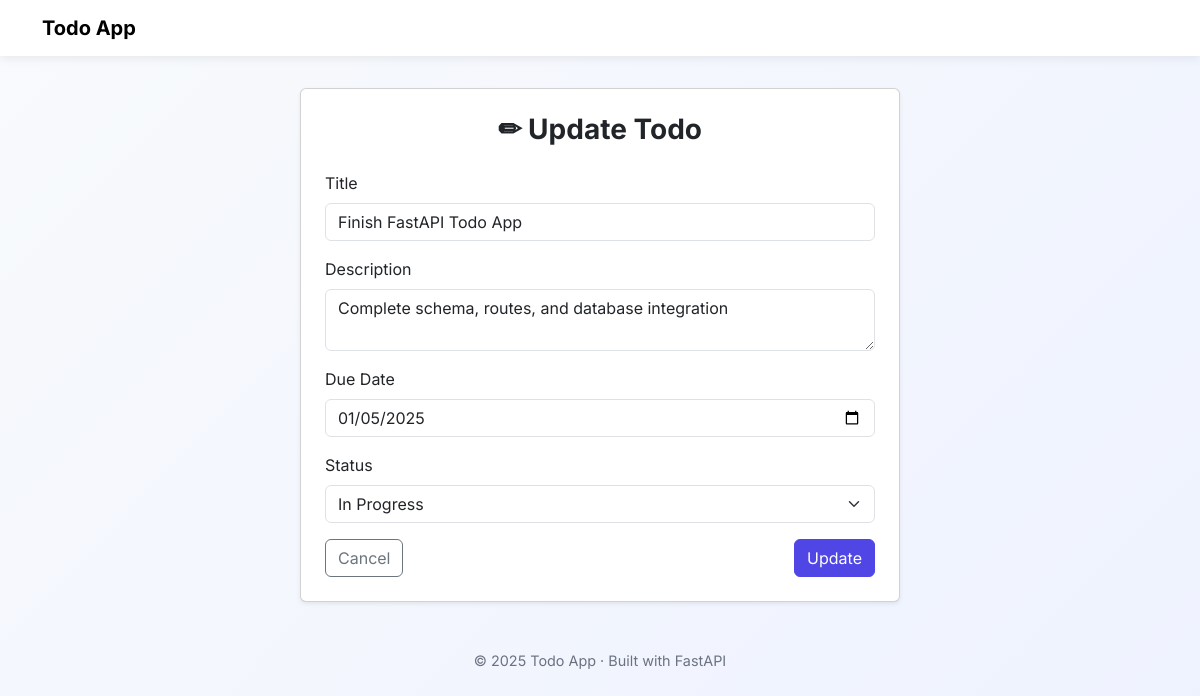
/todos/6/edit, run on an earlier commit of the app's database.
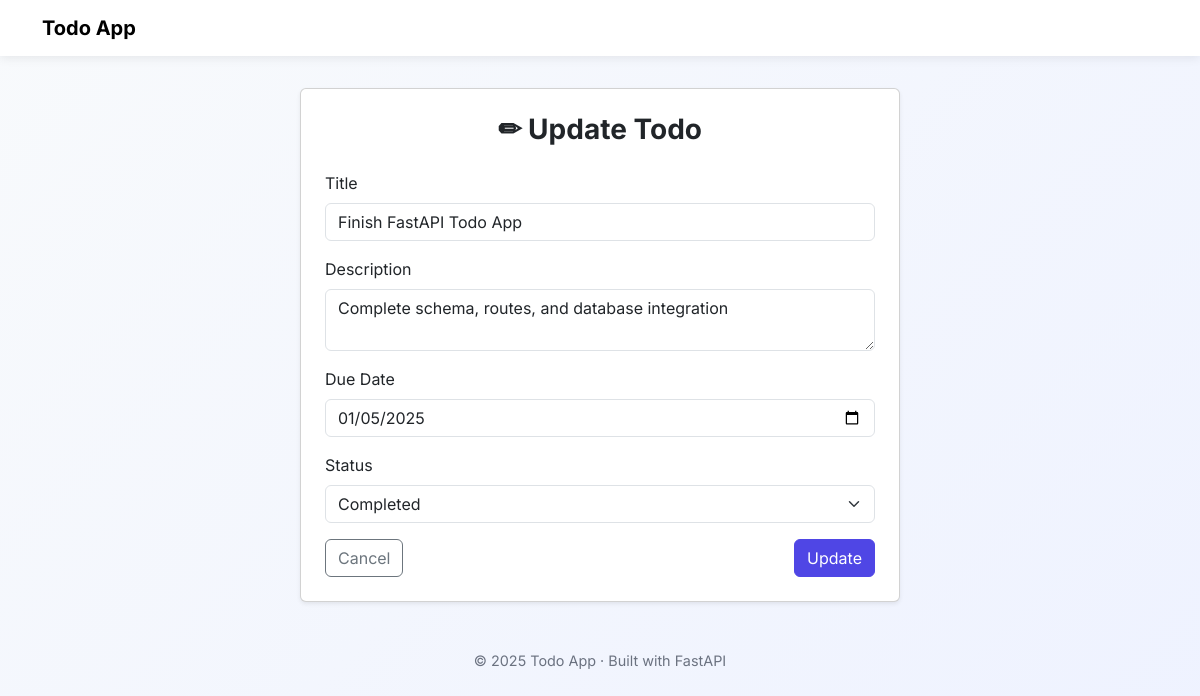
And on a later commit of the database.
### tables this page shows
CREATE TABLE todos (
    id INTEGER PRIMARY KEY AUTOINCREMENT,
    title TEXT NOT NULL,
    description TEXT,
    due_date TEXT,
    status TEXT NOT NULL DEFAULT 'pending',
    created_at TEXT DEFAULT CURRENT_TIMESTAMP,
    updated_at TEXT DEFAULT CURRENT_TIMESTAMP,
    deleted_at TEXT
);

### routers/todos_web_routes.py (the view)
@router.get("/todos/{todo_id}/edit", response_class=HTMLResponse)
def edit_todo_page(
    todo_id: int,
    request: Request,
    connector: DatabaseConnector = Depends(get_sqlite_db_connection)
) -> HTMLResponse:
    todo: dict = TodoModel.get_todo_by_id(todo_id=todo_id, connector=connector)
    return templates.TemplateResponse(
        "todo_update.html",
        {"request": request, "todo": todo}
    )

### templates/todo_update.html
{% extends "base.html" %}
{% block content %}
<div class="container">
    <div class="card shadow-sm mx-auto" style="max-width: 600px;">
        <div class="card-body p-4">
            <h3 class="fw-bold mb-4 text-center">✏ Update Todo</h3>
            <form method="post">
                <div class="mb-3">
                    <label class="form-label">Title</label>
                    <input name="title" class="form-control" required
                           value="{{ todo.title }}">
                </div>
                <div class="mb-3">
                    <label class="form-label">Description</label>
                    <textarea name="description" class="form-control">{{ todo.description }}</textarea>
                </div>
                <div class="mb-3">
                    <label class="form-label">Due Date</label>
                    <input type="date" name="due_date" class="form-control"
                           value="{{ todo.due_date }}">
                </div>
                <div class="mb-3">
                    <label class="form-label">Status</label>
                    <select name="status" class="form-select">
                        {% for s in ['pending','in_progress','completed','cancelled'] %}
                        <option value="{{ s }}"
                                {% if todo.status == s %}selected{% endif %}>
                            {{ s.replace('_',' ').title() }}
                        </option>
                        {% endfor %}
                    </select>
                </div>
                <div class="d-flex justify-content-between">
                    <a href="/" class="btn btn-outline-secondary">Cancel</a>
                    <button class="btn btn-primary">Update</button>
                </div>
            </form>
        </div>
    </div>
</div>
{% endblock %}

### templates/base.html (shortened to what this page needs)
<!DOCTYPE html>
<html lang="en">
<head>
    <link
      href="https://cdn.jsdelivr.net/npm/bootstrap@5.3.2/dist/css/bootstrap.min.css"
      rel="stylesheet"
    >
    <link rel="stylesheet" href="{{ url_for('static', path='css/style.css') }}">
</head>
<body>
<nav class="navbar navbar-expand-lg sticky-top">
    <div class="container">
        <a class="navbar-brand" href="/todos">
            Todo App
        </a>
    </div>
</nav>
<div class="app-container">
    {% block content %}{% endblock %}
</div>
<footer>
    © 2025 Todo App · Built with FastAPI
</footer>
</body>
</html>

### static/css/style.css (style rules this page uses)
body { font-family: 'Inter', sans-serif; background: linear-gradient(135deg, #f8fafc, #eef2ff); min-height: 100vh; margin: 0; }
.navbar { background: #ffffff; box-shadow: 0 2px 10px rgba(0,0,0,0.08); }
.navbar-brand { font-weight: 700; font-size: 1.25rem; }
.app-container { max-width: 1100px; margin: auto; padding: 2rem 1rem; }
footer { text-align: center; padding: 1rem; color: #6b7280; font-size: 0.9rem; }
.btn-primary { background-color: #4f46e5; border-color: #4f46e5; }

What changed in the data, as far as the page shows it:
changed todos "Finish FastAPI Todo App": status "In Progress" → "Completed"
